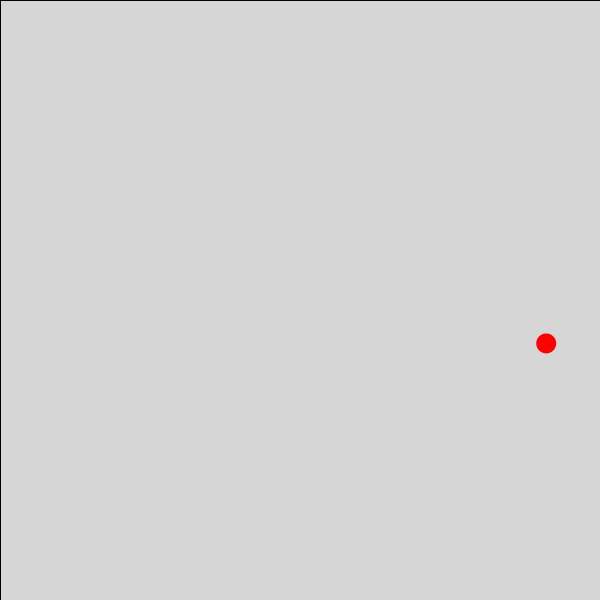
Frame 1 (no input)
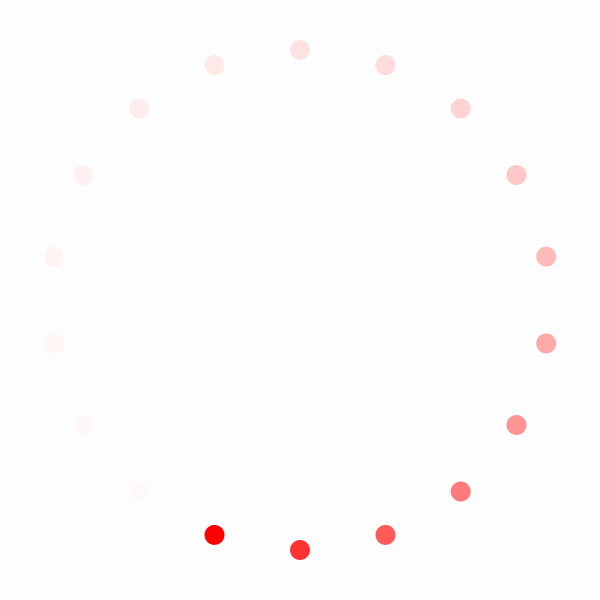
Frame 60 (the mouse pressed at the canvas centre just before this capture)
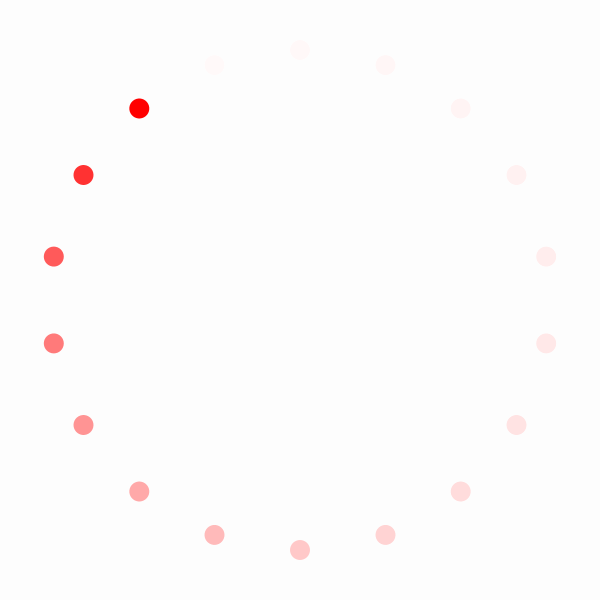
Frame 120 (the mouse held since frame 60 and released just before this capture)

The Processing sketch that drew these frames (run headless with seeded random() and noise(); from frame 60 on, the mouse is pressed at the canvas centre):

// Processing sketch: e50dissolvenza_rotazione
// ── e50dissolvenza_rotazione.pde
float rotAngle = 10;//angle of rotation

void setup(){
size(600,600);//window size

}

void draw(){
  frameRate(10);
  fill(255,50);//            semi-transparent
  rect(0,0,width,height);//   background
  translate(width/2,height/2);//move grid to center
  
  
  rotate(radians(rotAngle));//rotate the grid clockwise
  noStroke();
  fill(255,0,0);//red
  ellipse(250,0,20,20);
  rotAngle += 20;

}
